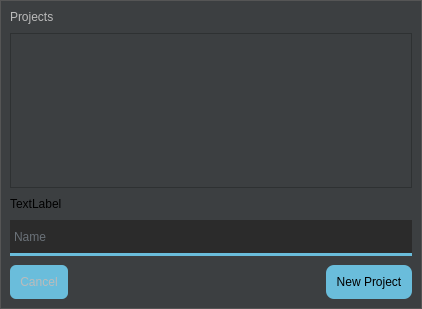
<?xml version="1.0" encoding="UTF-8"?>
<ui version="4.0">
 <class>ProjectEditor</class>
 <widget class="QWidget" name="ProjectEditor">
  <property name="geometry">
   <rect>
    <x>0</x>
    <y>0</y>
    <width>422</width>
    <height>309</height>
   </rect>
  </property>
  <property name="windowTitle">
   <string>Form</string>
  </property>
  <property name="styleSheet">
   <string notr="true">QComboBox, QLineEdit {
	background-color: #2b2b2b;
	border: none;
	border-bottom: 3px solid #6ABDDB;
	color: #a9b7c6;
	padding-left: 2px;
}

QComboBox::drop-down {
    border: 0;
}

QPushButton {
	background-color: #6ABDDB;
	color: #000000;
	border: none;
	padding: 10px;
	border-radius: 8px;
}

QListWidget {
	background-color: #3c3f41;
	color: #6ABDDB;
	padding: 5px;
}</string>
  </property>
  <layout class="QVBoxLayout" name="verticalLayout">
   <property name="leftMargin">
    <number>0</number>
   </property>
   <property name="topMargin">
    <number>0</number>
   </property>
   <property name="rightMargin">
    <number>0</number>
   </property>
   <property name="bottomMargin">
    <number>0</number>
   </property>
   <item>
    <widget class="QFrame" name="projectEditorFrame">
     <property name="styleSheet">
      <string notr="true">#projectEditorFrame {
	/*border: 3px solid #3c3f41;*/
	/*border: 3px solid #313335;*/
	border: 1px solid #555555;
	background-color: #3c3f41;
}</string>
     </property>
     <property name="frameShape">
      <enum>QFrame::StyledPanel</enum>
     </property>
     <property name="frameShadow">
      <enum>QFrame::Raised</enum>
     </property>
     <layout class="QVBoxLayout" name="verticalLayout_2">
      <property name="spacing">
       <number>9</number>
      </property>
      <property name="leftMargin">
       <number>9</number>
      </property>
      <property name="topMargin">
       <number>9</number>
      </property>
      <property name="rightMargin">
       <number>9</number>
      </property>
      <property name="bottomMargin">
       <number>9</number>
      </property>
      <item>
       <widget class="QLabel" name="projectsLabel">
        <property name="sizePolicy">
         <sizepolicy hsizetype="Preferred" vsizetype="Minimum">
          <horstretch>0</horstretch>
          <verstretch>0</verstretch>
         </sizepolicy>
        </property>
        <property name="styleSheet">
         <string notr="true">#projectsLabel {
	color: #bbbbbb;
}</string>
        </property>
        <property name="text">
         <string>Projects</string>
        </property>
       </widget>
      </item>
      <item>
       <widget class="QListWidget" name="projectsList"/>
      </item>
      <item>
       <widget class="QLabel" name="editMessage">
        <property name="text">
         <string>TextLabel</string>
        </property>
       </widget>
      </item>
      <item>
       <widget class="QLineEdit" name="nameEdit">
        <property name="minimumSize">
         <size>
          <width>0</width>
          <height>36</height>
         </size>
        </property>
        <property name="placeholderText">
         <string>Name</string>
        </property>
       </widget>
      </item>
      <item>
       <layout class="QHBoxLayout" name="horizontalLayout_2"/>
      </item>
      <item>
       <layout class="QHBoxLayout" name="horizontalLayout">
        <property name="spacing">
         <number>15</number>
        </property>
        <item>
         <widget class="QPushButton" name="cancelProjectButton">
          <property name="styleSheet">
           <string notr="true">QPushButton {
	color: #bbbbbb;
	border: none;
	padding: 10px;
	border-radius: 6px;
	background: qlineargradient(x1: 0, y1: 0, x2: 0, y2: 1
                stop:0 #666666, stop:1 #444444)
}

QPushButton:hover {
	background: qlineargradient(x1: 0, y1: 0, x2: 0, y2: 1
                stop:0 #555555, stop:1 #444444)
}</string>
          </property>
          <property name="text">
           <string>Cancel</string>
          </property>
         </widget>
        </item>
        <item>
         <spacer name="horizontalSpacer">
          <property name="orientation">
           <enum>Qt::Horizontal</enum>
          </property>
          <property name="sizeHint" stdset="0">
           <size>
            <width>40</width>
            <height>20</height>
           </size>
          </property>
         </spacer>
        </item>
        <item>
         <widget class="QPushButton" name="newProjectButton">
          <property name="styleSheet">
           <string notr="true">#confirmSaveAsButton {
	/*background-color: #6ABDDB;*/
	color: #000000;
	border: none;
	padding: 10px;
	border-radius: 8px;
	background: qlineargradient(x1: 0, y1: 0, x2: 0, y2: 1
                stop:0 #6dc7e8, stop:1 #589eb7)
}

#confirmSaveAsButton:hover {
	background: qlineargradient(x1: 0, y1: 0, x2: 0, y2: 1
                stop:0 #6ABDDB, stop:1 #589eb7)
}</string>
          </property>
          <property name="text">
           <string>New Project</string>
          </property>
         </widget>
        </item>
       </layout>
      </item>
     </layout>
    </widget>
   </item>
  </layout>
 </widget>
 <resources/>
 <connections/>
</ui>
